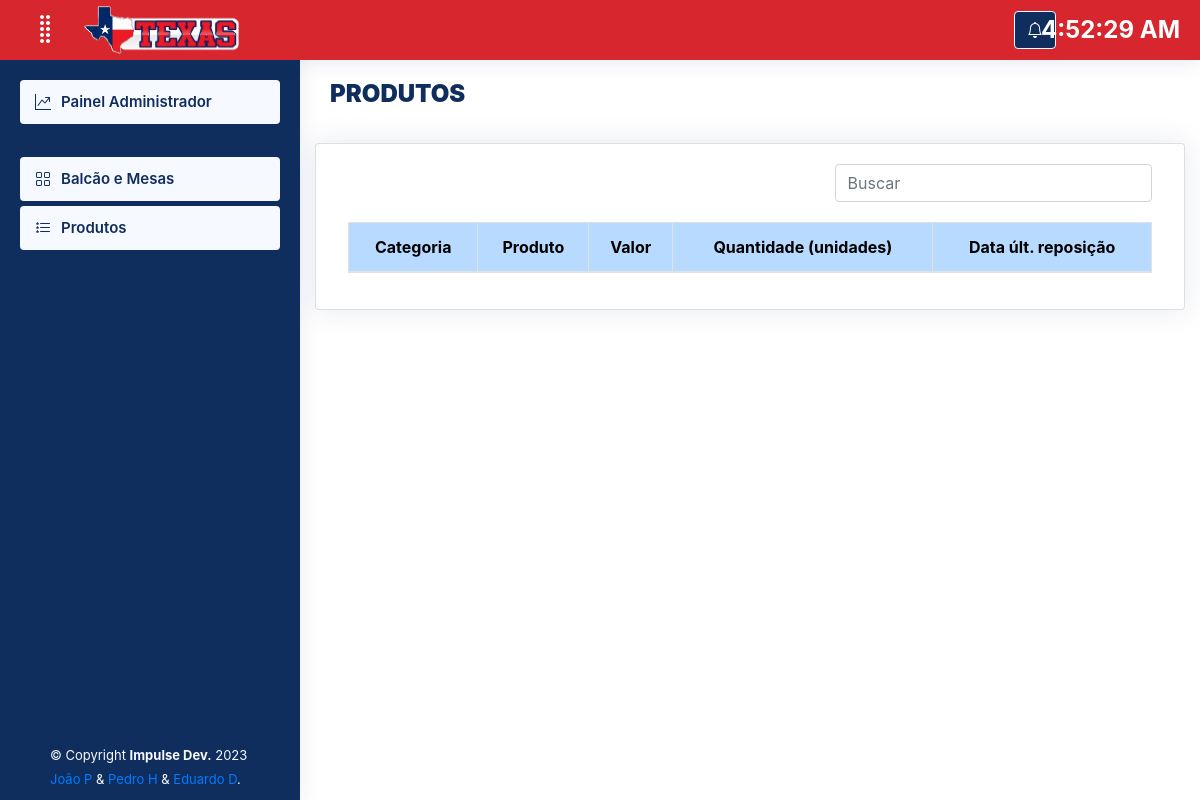
/src/views/all/products.php, run on an earlier commit of the app's database.
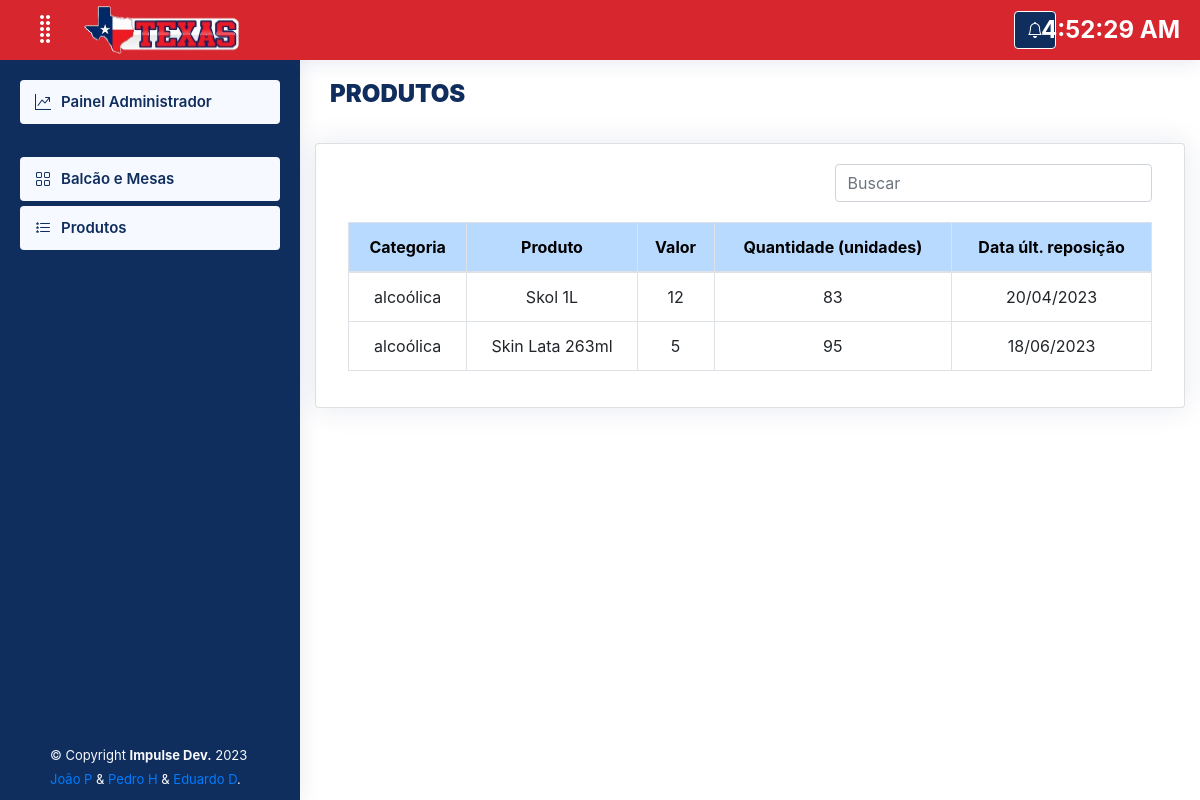
And on a later commit of the database.
### tables this page shows
CREATE TABLE `produtos` (
  `id` int(11) NOT NULL,
  `categoria` varchar(255) NOT NULL,
  `produto` varchar(1000) NOT NULL,
  `valor_produto` float NOT NULL,
  `fornecedor` varchar(1000) NOT NULL,
  `valor_fornecedor` float NOT NULL,
  `quantidade` int(11) NOT NULL,
  `data` date NOT NULL
);

### src/views/all/products.php (the view, shortened to what this page needs)
<!DOCTYPE html>
<html lang="en">
<?php
require_once '../../../config/ConnectionDB.php';
$get_products_query = "SELECT * FROM produtos";
$get_products_response = $mysqli->query($get_products_query);
?>
<body>
    <main id="main" class="main">
        <div class="pagetitle">
            <h1><strong> PRODUTOS </strong></h1>
        </div>
        <br>
        <section class="section dashboard">
            <div class="row">
                <div class="col-lg-12">
                    <div class="row">
                        <div class="card">
                            <div class="card-body">
                                <div id="search-filter" class="row">
                                    <div class="col-md-5">
                                        <div id="dataTable_filter" class="dataTables_filter">
                                            <input type="search" id="search" class="form-control form-control-md" placeholder="Buscar" aria-controls="dataTable">
                                        </div>
                                    </div>
                                </div>
                                <table class="table table-hover table-bordered">
                                    <thead>
                                        <tr class="table-primary">
                                            <th scope="col">Categoria</th>
                                            <th scope="col">Produto</th>
                                            <th scope="col">Valor</th>
                                            <th scope="col">Quantidade (unidades)</th>
                                            <th scope="col">Data últ. reposição</th>
                                        </tr>
                                    </thead>
                                    <tbody id="dataTable">
                                        <?php
                                        while ($products = $get_products_response->fetch_assoc()) {
                                        ?>
                                            <tr>
                                                <td><?= $products['categoria'] ?></td>
                                                <td><?= $products['produto'] ?></td>
                                                <td><?= $products['valor_produto'] ?></td>
                                                <td><?= $products['quantidade'] ?></td>
                                                <td><?= date('d/m/Y', strtotime($products['data'])) ?></td>
                                            </tr>
                                        <?php } ?>
                                    </tbody>
                                </table>
                            </div>
                        </div>
                    </div>
                </div>
            </div>
        </section>
    </main>
</body>
</html>

### assets/css/style.css (style rules this page uses)
:root { scroll-behavior: smooth; }
body { font-family: "Open Sans", sans-serif; background: #f6f9ff; color: #444444; }
a { color: #4154f1; text-decoration: none; }
h1, h2, h3, h4, h5, h6 { font-family: "Nunito", sans-serif; }
#main { margin-top: 60px; padding: 20px 30px; transition: all 0.3s; }
.pagetitle { margin-bottom: 10px; }
.pagetitle h1 { font-size: 24px; margin-bottom: 0; font-weight: 600; color: #102E5D; }
.card { margin-bottom: 30px; border: none; border-radius: 5px; box-shadow: 0px 0 30px rgba(1, 41, 112, 0.1); }
.card-body { padding: 0 20px 20px 20px; }
.header { transition: all 0.5s; z-index: 997; height: 60px; box-shadow: 0px 2px 20px rgba(1, 41, 112, 0.1); background-color: #D7262E; padding-left: 20px; }
.header .toggle-sidebar-btn { font-size: 32px; padding-left: 10px; cursor: pointer; color: #fff; }
.sidebar { position: fixed; top: 60px; left: 0; bottom: 0; width: 300px; z-index: 996; transition: all 0.3s; padding: 20px; overflow-y: auto; scrollbar-width: thin; scrollbar-color: #aab7cf transparent; box-shadow: 0px 0px 20px rgba(1, 41, 112, 0.1); background-color: #102E5D; }
@media (min-width: 1200px) { #main, #footer { margin-left: 300px; } }
.sidebar-nav { padding: 0; margin: 0; list-style: none; }
.sidebar-nav li { padding: 0; margin: 0; list-style: none; }
.sidebar-nav .nav-item { margin-bottom: 5px; }
.sidebar-nav .nav-link { display: flex; align-items: center; font-size: 15px; font-weight: 600; color: #102E5D; transition: 0.3; background: #f6f9ff; padding: 10px 15px; border-radius: 4px; }
.sidebar-nav .nav-link i { font-size: 16px; margin-right: 10px; color: #102E5D; }

### src/views/all/products.php (style rules this page uses)
tr { text-align: center; }
#search-filter { justify-content: end; margin-bottom: 20px; }

What changed in the data, as far as the page shows it:
added produtos: categoria "alcoólica", produto "Skol 1L", valor_produto "12", quantidade "83", data "20/04/2023"
added produtos: categoria "alcoólica", produto "Skin Lata 263ml", valor_produto "5", quantidade "95", data "18/06/2023"
